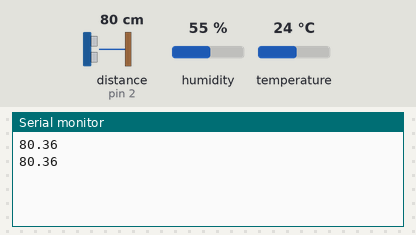
A sketch run on a simulated Arduino Uno, built with avr-gcc and run on an emulated ATmega328P. Shown: the last lines printed to the serial monitor. Wiring (inferred from the names in the program): ultrasonic range finder: trigger pin 3; echo pin 2. The inputs (shaded band) are chosen by the test bench; at power-on: distance to the obstacle (sensor on pin 2) 80 cm, temperature 24 °C, humidity 55 %. The echo pulse lasts 58.3 µs per cm.

Above: at 1.9 s.
2.0 s: distance to the obstacle (sensor on pin 2) set to 2 cm
At 3.2 s:
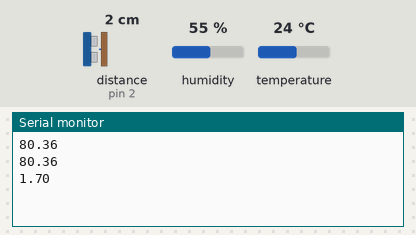
3.6 s: temperature set to 12 °C
At 4.4 s:
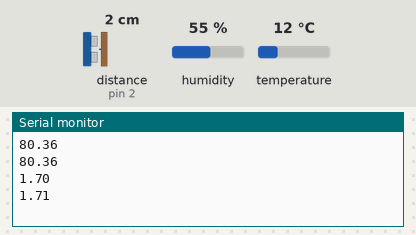
5.2 s: distance to the obstacle (sensor on pin 2) set to 4 cm
At 6.6 s:
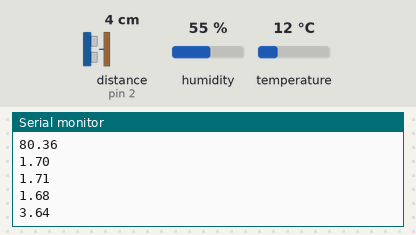
6.8 s: temperature set to 19 °C
At 7.8 s:
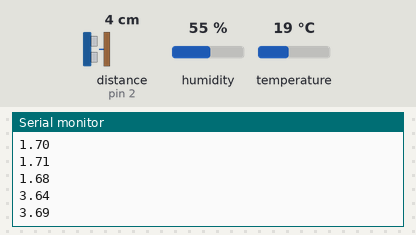
Timing chart, 0 to 9.4 s (numbered marks = the images above; inputs shaded):
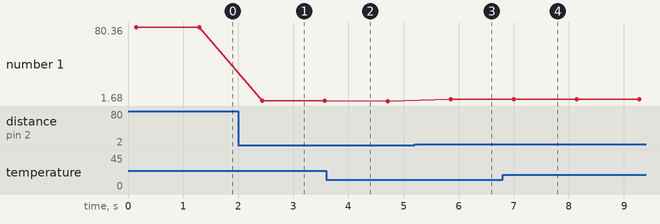

Measured:
- after the input at 2.0 s, the serial monitor: prints a new line after 0.43 s (image 1)
- after the input at 5.2 s, the serial monitor: prints a new line after 0.66 s (image 3)
- after the input at 6.8 s, the serial monitor: prints a new line after 0.20 s (image 4)
- plotted number 1: 80.36 → 1.71 after the input at 2.0 s, 1.71 → 1.68 after the input at 3.6 s, 1.68 → 3.64 after the input at 5.2 s, 3.64 → 3.69 after the input at 6.8 s

The sketch:

distance_temp_fu.ino
```cpp
#define echoPin 2
#define trigPin 3
#include <Arduino.h>
#include <Wire.h>
#include "SHT31.h"

SHT31 sht31 = SHT31();

void setup() {
  Serial.begin (9600);
  pinMode(trigPin, OUTPUT);
  pinMode(echoPin, INPUT);
  while(!Serial);
  sht31.begin();
}

void loop(){
  Serial.print(get_distance());
  Serial.print("\n");
  delay(1000);
}

float get_distance(){

  float duration, distance;

  float temp = sht31.getTemperature();
  float hum = sht31.getHumidity();
  delay(100);
  digitalWrite(trigPin, LOW);
  delayMicroseconds(2);
  digitalWrite(trigPin, HIGH);
  delayMicroseconds(10);
  digitalWrite(trigPin, LOW);
  duration = pulseIn(echoPin, HIGH);
  distance = (duration / 2) * (0.03314 + 0.0000606 * temp);
  return distance;
}
```
